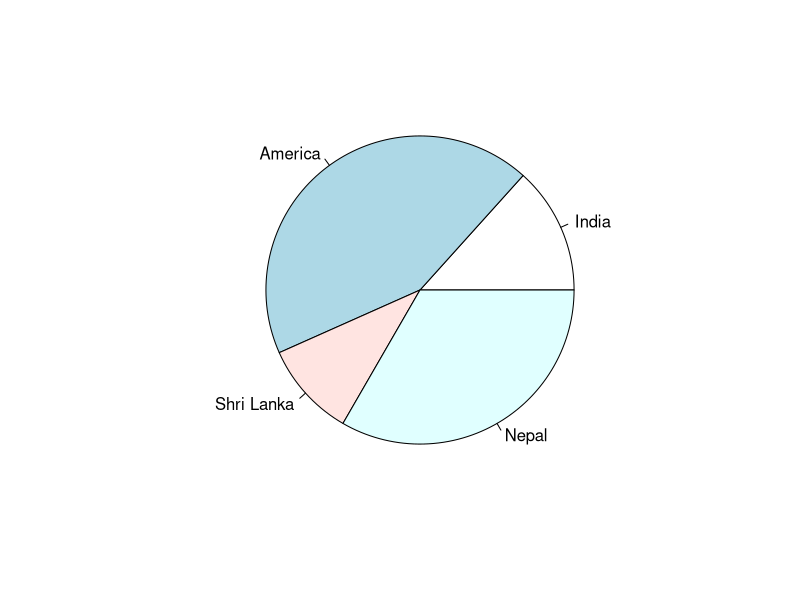

This figure's R source:
#pie(X, Labels, Radius, Main, Col, Clockwise)  
# Creating data for the graph.  
x <- c(20, 65, 15, 50)  
labels <- c("India", "America", "Shri Lanka", "Nepal")  
# Giving the chart file a name.  
png(file = "Country.jpg")  
# Plotting the chart.  
pie(x,labels)  
# Saving the file.  
dev.off()
